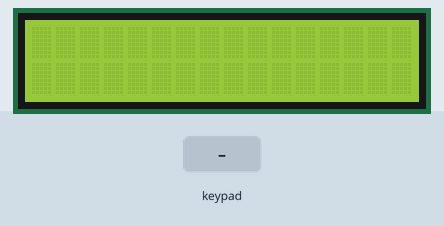
Bench run of a sketch on a simulated Arduino Uno, built with avr-gcc and run on an emulated ATmega328P. Shown: 16×2 character LCD. Inputs (shaded band) come from the test bench.

Above: at 1.2 s.
1.3 s: key '#' pressed
At 1.48 s:
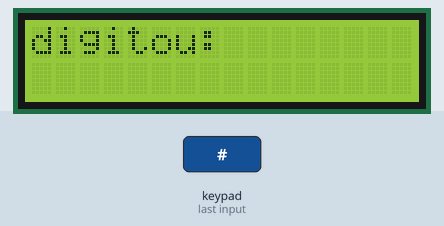
3.7 s: keypad keys 0 0 1 A pressed 0.4 s apart
At 5.9 s:
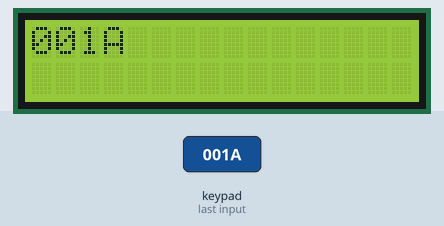
6.8 s: keypad keys 0 0 1 D pressed 0.4 s apart
At 8.3 s:
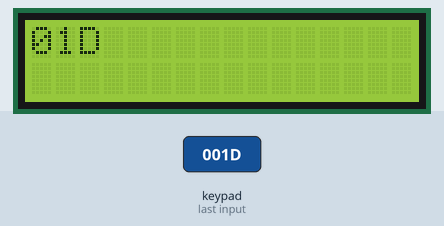
9.9 s: key 'A' pressed
At 10.9 s:
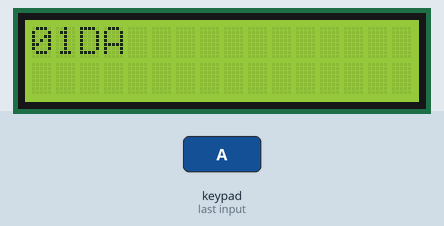
11.4 s: key '#' pressed
At 11.55 s:
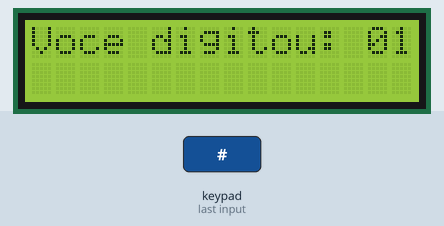
13.8 s: keypad keys 0 0 1 # pressed 0.4 s apart
At 15.16 s:
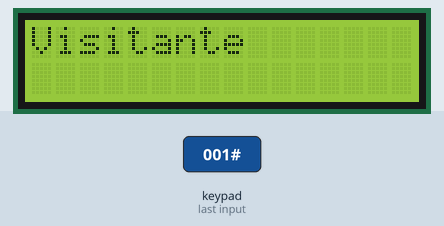
Timing chart, 0 to 16.8 s (numbered marks = the images above; inputs shaded):
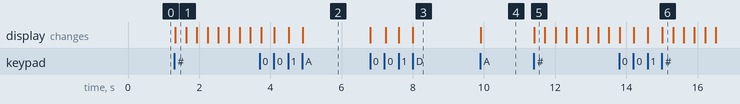

Measured:
- after the input at 1.3 s, the display: changes at once (image 1)
- after the input at 3.7 s, the display: first changes at once (image 2 shows a later state)
- after the input at 6.8 s, the display: first changes at once (image 3 shows a later state)
- after the input at 9.9 s, the display: changes at once (image 4)
- after the input at 11.4 s, the display: changes at once (image 5)
- after the input at 13.8 s, the display: first changes at once (image 6 shows a later state)

The sketch:

pilha1.ino
```cpp
/*

UFV - Universidade Federal de Viçosa

Trabalho apresentado como parte das exigências da disciplina Algoritmos e Estruturas de Dados

Alunos: João Lucas Mayrinck D'Oliveira e Jeanluca Martins
Matriculas: 6320 e 5960

*/

//Carrega a biblioteca LiquidCrystal
#include <stdio.h>
#include <stdlib.h>
#include <LiquidCrystal.h>
#include <Keypad.h>


//Define os pinos que serão utilizados para ligação ao display
LiquidCrystal lcd(4, 5, 3, 2, 1, 0);

byte pinosL[]  = {6,7,8,9};

byte pinosC[] = {10,11,12,13};

char teclas[4][4] =  {{'1','2','3','A'},
                      {'4','5','6','B'},
                      {'7','8','9','C'},
                      {'*','0','#','D'}};

Keypad teclado = Keypad( makeKeymap(teclas), pinosL, pinosC, 4, 4);

typedef struct saluno
{
  int mat;
  int bol;
  int veg;
  char nome[40],curso[30];
  float saldo;
}aluno;

typedef struct sno
{
  aluno info;
  struct sno *next;
}no;


no* topo = NULL;
int bol=0,veg=0,vebol=0,vis=0,viveg=0,n=0;
aluno r[11]; //Registro de alunos
char matricula[5];
int i=0,j;

//Funções
void limp(); //limpa a tela
int cmp(char c[]);// retorna o comprimento de c
void cpy(char x[], char *y);// copia a string x para a y
int igual(char x[],char y[]);// verifica de a string x eh igual a y
int vaz(no *pon);// verifica se a pilha esta vazia
void freeall(no**pon); //Desempilha e faz a contagem.
int consulta(char MatDigitada[]); //consulta o banco de dados e retorna a localização da matricula
void empilhar(no** ptrPilha, char MatDigitada[]); //adiciona pessoas a pilha
void inicializar(aluno r[]); //Inicializa o registro de alunos com dados de alunos

void limp() //Limpa a tela
{
    lcd.clear();
}

int cmp(char c[]) // Funcao que mede comprimento de strings.
{
    int i;
    for(i=0; c[i]!='\0'; i++);
    return i;
}

void cpy(char x[], char *y) // Funcao que copia x em y;
{
    int i,j;

    for(i=0;i<cmp(x);i++)
    y[i]=x[i];

    y[cmp(x)]='\0';
}

int igual(char x[],char y[]) // Funcao que diz se 2 strings sao iguais.
{
    int i,j,k;

    if(cmp(x)!=cmp(y))
    {
        return 0;
    }

    j=cmp(x);

    for(i=0;((i<j)&&(x[i]==y[i]));i++);

    if(i==j)
    {
      return 1;
    }
    else
    {
        return 0;
    }
}

int vaz(no *pon)
{
  if(pon==NULL)
  return 1;

  return 0;
}

int consulta(char MatDigitada[])
{
   int i;
   for (i = 0; i < 11; i++)
   {
       if(atoi(MatDigitada) == r[i].mat)
       {
          return i;
       }
   }
  return -1;
}

void inicializar(aluno r[])
{

    cpy("Joao Lucas Mayrinck D Oliveira",r[0].nome);
	r[0].mat = 6320;
	cpy("Sistemas de Informacao",r[0].curso);
	r[0].saldo = 23.50;
	r[0].bol=1;
    r[0].veg=0;

	cpy("Jeanluca Martins",r[1].nome);
	r[1].mat = 5960;
	cpy("Sistemas de Informacao",r[1].curso);
	r[1].saldo = 0;
	r[1].bol=1;
    r[1].veg=0;

	cpy("Amanda Aparecida",r[2].nome);
	r[2].mat = 5430;
	cpy("Nutricao",r[2].curso);
	r[2].saldo = 0;
	r[2].bol=1;
	r[2].veg=0;

	cpy("Pedro Olveira Silva",r[3].nome);
	r[3].mat = 3555;
	cpy("Ciencias Biologicas",r[3].curso);
	r[3].saldo = 4.50;
	r[3].bol=0;
	r[3].veg=1;

	cpy("Thiago Ferreira",r[4].nome);
	r[4].mat = 3410;
	cpy("Quimica",r[4].curso);
	r[4].saldo = 23.50;
	r[4].bol=0;
    r[4].veg=1;

	cpy("Cicera Vieira",r[5].nome);
	r[5].mat = 1234;
	cpy("Administracao",r[5].curso);
	r[5].saldo = 21.0;
	r[5].bol=1;
	r[5].veg=1;

	cpy("Erica Martins",r[6].nome);
	r[6].mat = 7584;
	cpy("Engenharia Civil",r[6].curso);
	r[6].saldo = 3.50;
	r[6].bol=1;
	r[6].veg=1;

	cpy("Iuri Alves Beltrao",r[7].nome);
    r[7].mat = 6381;
    cpy("Sistemas de Informacao",r[7].curso);
    r[7].saldo = 33.50;
    r[7].bol=0;
    r[7].veg=1;


    cpy("Kaio Costa",r[8].nome);
	r[8].mat = 1297;
	cpy("Ciencias Contabeis",r[8].curso);
	r[8].saldo = 24.0;
	r[8].bol=0;
	r[8].veg=0;

	cpy("Stefani Kaline Leonel Dias",r[9].nome);
	r[9].mat = 4702;
	cpy("Sistemas de Informacao",r[9].curso);
	r[9].saldo = 12.50;
	r[9].bol=0;
	r[9].veg=0;

	cpy("Geovana Helena Ribeiro Araújo",r[10].nome);
    r[10].mat = 6287;
    cpy("Agronomia",r[10].curso);
    r[10].saldo = 3.90;
    r[10].bol=0;
    r[10].veg=0;
}


void empilhar(no** ptrPilha, char MatDigitada[])
{
	int pos;
  	no *q;

  	q = (no*) malloc (sizeof(no));


  	if (*ptrPilha != NULL)
    {
    	if (((*ptrPilha)->info).mat == atoi(MatDigitada))
    	{
        	lcd.print("Refeiçao ja Efetuada");
        	return;
        }
    }

    pos = consulta(MatDigitada);
	if (pos >= 0)
	{

      if(r[pos].bol==1)
      {
		lcd.print(r[pos].nome);
        lcd.print(" R$:");
      	lcd.print(r[pos].saldo);
      	lcd.setCursor(0, 1);
      	lcd.print(r[pos].curso);

		if (r[pos].bol == 1)
		{
			lcd.print(" Bolsista");
		}
		if (r[pos].veg == 1)
		{
			lcd.print(" Veg.");

        }

        if (q != NULL)
		{
			q->next = *ptrPilha;
		 	*ptrPilha = q;
			q->info = r[pos];
      	}
      }
		else if (r[pos].saldo >= 1.90)
		{

			r[pos].saldo = r[pos].saldo - 1.90;

         	lcd.print(r[pos].nome);
      		lcd.print(" R$:");
      		lcd.print(r[pos].saldo);

          	if (r[pos].saldo >= 1.90 && r[pos].saldo <= 10.0)
			{
          		lcd.print("(Final)");
			}

      		lcd.setCursor(0, 1);
      		lcd.print(r[pos].curso);
			if (r[pos].bol == 1)
			{
				lcd.print(" Bolsista");
			}
			if (r[pos].veg == 1)
			{
				lcd.print(" Veg.");
			}

			if (q != NULL)
			{
				q->next = *ptrPilha;
			    *ptrPilha = q;
		     	q->info = r[pos];
			}
		}else {
		    	lcd.print ("Saldo insuficiente\n");
          		free(q);
				return;
			}
	  }else {

      			if(igual(MatDigitada,"001"))
                {
                  lcd.print("Visitante");
                  (q->info).bol=-1;
                  (q->info).veg=-1;
                }
      			else if(igual(MatDigitada,"002"))
                {
                  lcd.print("Visitante Vegetariano");
                  (q->info).bol=-1;
                  (q->info).veg=1;
                }
      			else
      			{
   					lcd.print("Voce digitou: ");
                  	lcd.print(MatDigitada);
                  return;
      			}
      	 		q->next = *ptrPilha;
	         	*ptrPilha = q;
		     	(q->info).mat = atoi(MatDigitada);

	  }
	}

void freeall(no**pon) //Desempilha e faz a contagem.
{
  no* aux;

  aux=(*pon);//ponteiro auxiliar

  while(aux!=NULL) //Enquanto a pilha n estiver vazia ele faz a contagem e vai tirando os nós da pilha
  {

    if((aux->info).mat==001) //Se ao inves de curso o campo contiver apenas a letra , significa que é um vistante. Logo aumenta-se 1 no contador vis
    {
      	vis+=1;
    }
    else if((aux->info).mat==002) //Se o campo curso contiver apenas a letra C, significa que é um visitante vegetariano. Logo acrescenta-se 1 ao contador viveg
   	{
    	viveg+=1;
      	vis+=1;
      	veg+=1;
    }

    else if((aux->info).bol==0 && (aux->info).veg==0)
    {
    	n+=1;
    }
    else if((aux->info).bol==1 && (aux->info).veg==1)
    {
    	bol+=1;
      	veg+=1;
      	vebol+=1;
    }
    else if((aux->info).bol==1)
    {
      	bol+=1;
    }
    else if((aux->info).veg==1)
    {
      	veg+=1;
    }

    free(aux); //O nó atual é retirado da pilha e liberado da memoria.
    (*pon)=(*pon)->next; //O ponteiro externo passa a apontar para o proximo nó
    aux=(*pon); //O auxiliar passa a apontar para o novo topo
  }

}

void setup()
{
  //Define o número de colunas e linhas do LCD
  lcd.begin(16, 2);
  inicializar(r);

}

void loop()
{
  char tecla_p = teclado.getKey();

  if(tecla_p)
  {

    if(tecla_p=='*')
    {
      	limp();

      	i--;

      	if(i>4 || i <0)
        {
        	i=0;
        }

      	matricula[i]='\0';

      	lcd.print(matricula);

    }
    else if(tecla_p=='#')
    {
      	limp();

     	if(igual(matricula,"0"))
        {

        	freeall(&topo);

          	lcd.print("Ve. Bol. BolV. Vi. VisV. Norm. TT.");
          	lcd.setCursor(0, 1);
            lcd.print(veg);
            lcd.print("   ");
            lcd.print(bol);
            lcd.print("    ");
            lcd.print(vebol);
            lcd.print("     ");
            lcd.print(vis);
            lcd.print("   ");
          	lcd.print(viveg);
            lcd.print("     ");
            lcd.print(n);
            lcd.print("     ");
          	lcd.print((veg+bol+vis+n)-(viveg+vebol));

          	bol=0;
          	veg=0;
          	vebol=0;
          	vis=0;
          	viveg=0;
            n=0;


        }
      	else
        {
          	empilhar(&topo,matricula);
        }
      	i=0;
       	matricula[i]='\0';
    }
    else
    {

      	limp();

    	matricula[i]=tecla_p;
    	i++;

      	if(i>4 || i <0)
        {
        	i=0;
        }

      	matricula[i]='\0';
      	lcd.print(matricula);
    }

  }else
  {
    if(matricula[0]=='\0')
    {
    	lcd.scrollDisplayLeft();//Faz a rolagem do texto
    	delay(5);
    }
  }

}
```
